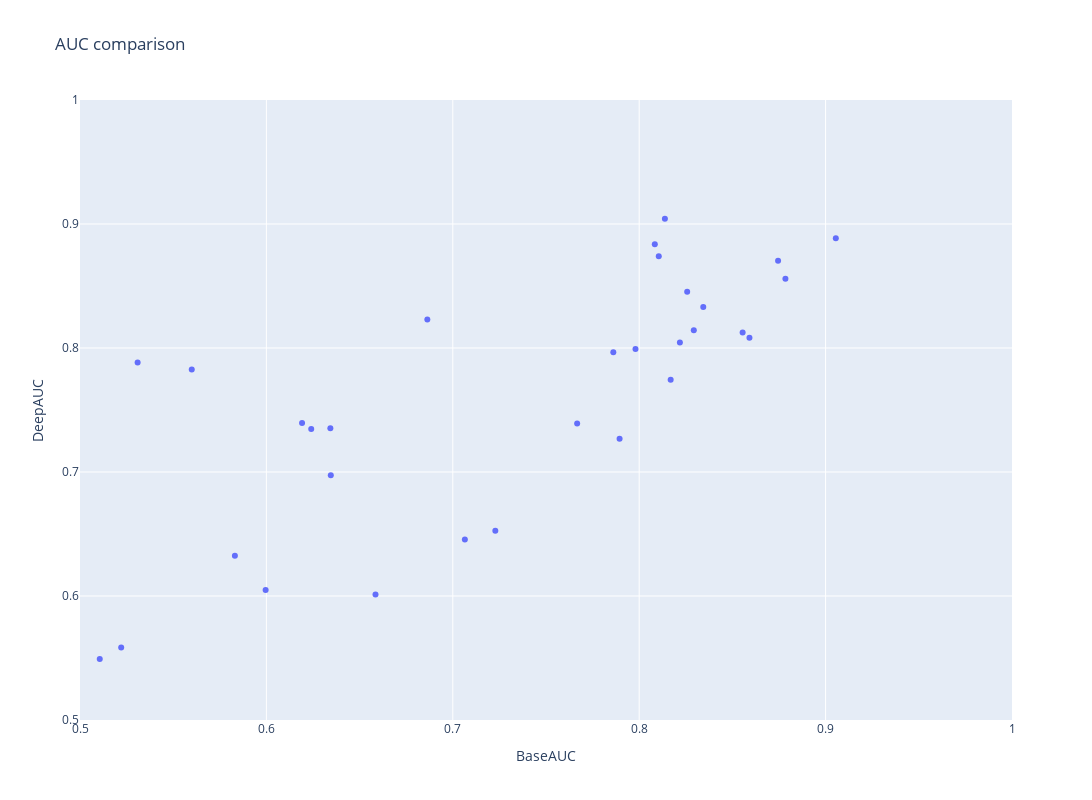

Here is the notebook cell this chart was saved with:
### Code cell
fig = px.scatter(rbp31_df, 
                 x=rbp31_df.BaseAUC,  
                 y=rbp31_df.DeepAUC, 
                 #color="DataType", 
                 hover_name="Name",
                 labels={"x": "Baseline AUC", "y": "Deep model AUC"},
                 title="AUC comparison",
                 range_x=[0.5,1],
                 range_y=[0.5,1],
                 width=1400, height=800)
fig.show()

### Figure 1 — Plotly figure (JSON) as saved in the notebook; plotly's stock layout.template omitted (floating-point values rounded to 4 significant figures)
{"data": [{"hovertemplate": "<b>%{hovertext}</b><br><br>BaseAUC=%{x}<br>DeepAUC=%{y}<extra></extra>", "hovertext": ["CLIPSEQ_AGO2", "CLIPSEQ_ELAVL1", "CLIPSEQ_SFRS1", "CLIPSEQ_elF4AIII_1", "CLIPSEQ_elF4AIII_2", "HITSCLIP_AGO_binding_clusters", "HITSCLIP_AGO_binding_clusters_2", "ICLIP_HNRNPC", "ICLIP_NSUN2_293", "ICLIP_TDP43", "ICLIP_TIA1", "ICLIP_TIAL1", "ICLIP_U2AF65_Hela", "ICLIP_U2AF65_Hela_2", "ICLIP_hnRNPC_Hela_iCLIP_all_clusters", "ICLIP_hnRNPL_Hela", "ICLIP_hnRNPL_U266", "ICLIP_hnRNPlike_U266", "PARCLIP_AGO1234", "PARCLIP_AGOMNASE", "PARCLIP_ELAVL1", "PARCLIP_ELAVL1A", "PARCLIP_ELAVL1MNASE", "PARCLIP_EWSR1", "PARCLIP_FUS", "PARCLIP_FUS_mut", "PARCLIP_IGF2BP123", "PARCLIP_MOV10", "PARCLIP_PUM2", "PARCLIP_QKI", "PARCLIP_TAF15"], "legendgroup": "", "marker": {"color": "#636efa", "symbol": "circle"}, "mode": "markers", "name": "", "orientation": "v", "showlegend": false, "type": "scatter", "x": [0.5996, 0.8293, 0.6191, 0.5309, 0.56, 0.624, 0.6343, 0.9055, 0.7895, 0.6863, 0.8555, 0.8169, 0.8344, 0.8218, 0.8784, 0.7228, 0.7065, 0.6585, 0.6345, 0.5221, 0.8591, 0.798, 0.5106, 0.7861, 0.8257, 0.8105, 0.5831, 0.7667, 0.8745, 0.8138, 0.8084], "xaxis": "x", "y": [0.6048, 0.8143, 0.7395, 0.7883, 0.7826, 0.7347, 0.7352, 0.8884, 0.7269, 0.823, 0.8125, 0.7744, 0.833, 0.8045, 0.8557, 0.6526, 0.6455, 0.6012, 0.6974, 0.5584, 0.8083, 0.7992, 0.5491, 0.7966, 0.8455, 0.874, 0.6324, 0.739, 0.8704, 0.9043, 0.8837], "yaxis": "y"}], "layout": {"height": 800, "legend": {"tracegroupgap": 0}, "title": {"text": "AUC comparison"}, "width": 1400, "xaxis": {"anchor": "y", "domain": [0, 1], "range": [0.5, 1], "title": {"text": "BaseAUC"}}, "yaxis": {"anchor": "x", "domain": [0, 1], "range": [0.5, 1], "title": {"text": "DeepAUC"}}}}
